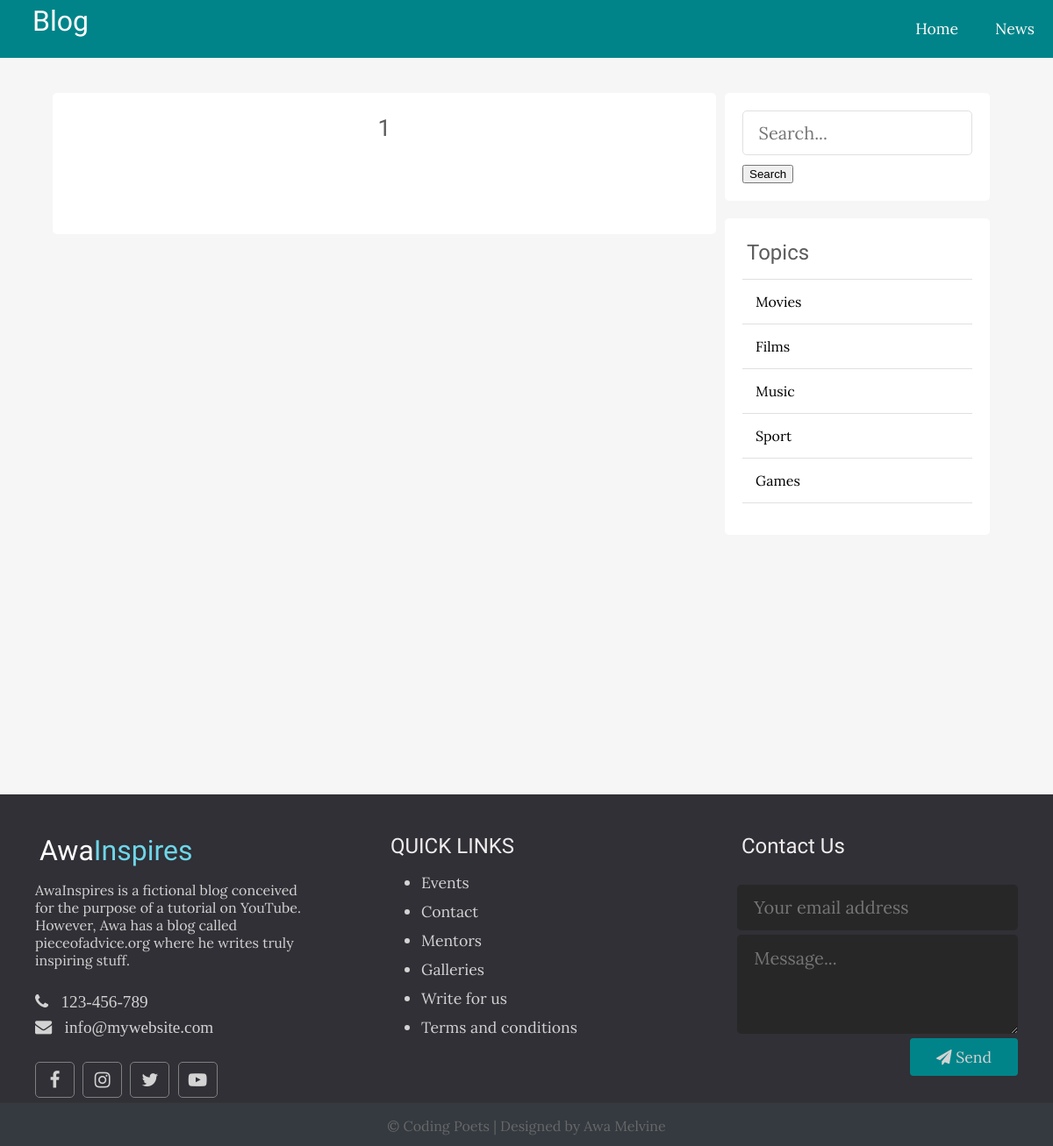
The app's page /single.php?post=33 with its own data.
### tables this page shows
CREATE TABLE `posts` (
  `id` int(50) NOT NULL,
  `title` varchar(255) NOT NULL,
  `author` varchar(255) NOT NULL,
  `preview` varchar(255) NOT NULL,
  `description` text NOT NULL,
  `topic` varchar(255) NOT NULL,
  `published` int(11) NOT NULL,
  `created_at` datetime NOT NULL DEFAULT current_timestamp()
);

CREATE TABLE `topics` (
  `id` int(50) NOT NULL,
  `name` varchar(100) NOT NULL,
  `description` text NOT NULL
);

### app/includes/topics.php (the view)
<?php
require_once('app/database/cofingBD.php');
?>
<div class="section topics">
    <h2>Topics</h2>
    <ul>
        <?php
        $sql = $conn->query("SELECT * FROM topics ORDER BY id ASC");
        if ($sql->num_rows > 0) {
            while ($row = $sql->fetch_assoc()) {
                echo
                    '<a href="topics.php?topic='.$row['name'].'">
                        <li>' . $row['name'] . '</li>
                    </a>';
            }
        }
        ?>
    </ul>
</div>

### single.php (shortened to what this page needs)
<!DOCTYPE html>
<html lang="en">
<head>
  <link rel="stylesheet" href="https://cdnjs.cloudflare.com/ajax/libs/font-awesome/4.7.0/css/font-awesome.min.css" />
  <link rel="stylesheet" href="assets/css/style.css">
</head>
<body>
  <?php include(ROOT_PATH . '/app/includes/header.php') ?>
  <div class="page-wrapper">
    <?php
    require_once(ROOT_PATH . '/app/database/cofingBD.php');
    if (isset($_GET['post'])) {
      $id = $_GET['post'];
      $sql = $conn->query("SELECT * FROM posts WHERE id='$id'");
    }
    while ($row = mysqli_fetch_assoc($sql)) {
      $title = $row['title'];
      $description = $row['description'];
    }
    ?>
    <div class="content clearfix">
      <div class="page-content single">
        <h2 style="text-align: center;"><?= $title ?></h2>
        <br>
        <?= $description ?>
      </div>
      <?php include(ROOT_PATH . '/app/includes/single-sidebar.php') ?>
    </div>
  </div>
  <?php include(ROOT_PATH . '/app/includes/footer.php') ?>
</body>
</html>

### assets/css/style.css (style rules this page uses)
html, body { padding: 0px; margin: 0px; font-family: 'Lora', serif; height: 100%; background: #f6f6f6; }
a { text-decoration: none; color: inherit; }
.logo-text, h1, h2, h3, h4, h5, h6 { font-family: 'Candal', sans-serif; margin: 5px; color: #5c5b5b; font-weight: normal; }
.clearfix::after { content: ''; display: block; clear: both; }
.page-wrapper { min-height: 100%; margin-bottom: 50px; }
.content { width: 90%; margin: 40px auto 140px; }
.content .page-content { width: 70%; margin: 0px auto; float: left; }
.content .page-content.single { margin-right: 10px; background: white; padding: 20px 50px; box-sizing: border-box; font-size: 1.1em; border-radius: 5px; }
.content .sidebar .section { background: #ffffff; margin-top: 20px; border-radius: 5px; padding: 20px; }
.content .sidebar .section.topics ul { list-style-type: none; padding: 0px; border-bottom: 1px solid #e0e0e0; }
.content .sidebar .section.topics ul a { display: block; padding: 15px; border-top: 1px solid #e0e0e0; transition: all .3s; }

### records on screen
posts: title "1"
topics: name "Movies"
topics: name "Films"
topics: name "Music"
topics: name "Sport"
topics: name "Games"
